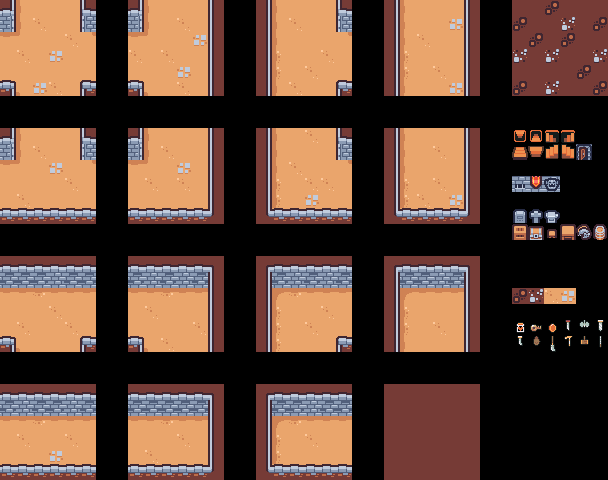

Below is a game level as drawn by its tile map, then a one-line description and the .tmx that defines it (tile-layer data replaced by summaries):
An orthogonal 38x30 tile map with 16x16 px tiles, 7 tile layers (floor, floor_decors, items, walls, ...), 1 hidden layer not drawn, 3 tilesets and 5 objects (Return, Stairs, start, Entry, Re-Entry).

<map version="1.10" tiledversion="1.11.0" orientation="orthogonal" renderorder="right-down" width="38" height="30" tilewidth="16" tileheight="16" infinite="0" nextlayerid="13" nextobjectid="6">
 <editorsettings>
  <export format="tmx" />
 </editorsettings>
 <properties>
  <property name="outdoor" type="bool" value="false" />
  <property name="particles" value="n/a" />
 </properties>
 <tileset firstgid="1" source="../NinjaAdventure/maps/tilesets/Maze.tsx" />
 <tileset firstgid="133" source="../NinjaAdventure/maps/Element.tsx" />
 <tileset firstgid="373" source="../NinjaAdventure/items/items.tsx" />
 <layer id="3" name="background" width="38" height="30" visible="0">
  <data>[1140 cells, 1140 non-empty, 3 distinct tile ids]</data>
 </layer>
 <layer id="4" name="floor" width="38" height="30">
  <data>[1140 cells, 324 non-empty, 7 distinct tile ids]</data>
 </layer>
 <layer id="8" name="floor_decors" width="38" height="30">
  <data>[1140 cells, 13 non-empty, 11 distinct tile ids]</data>
 </layer>
 <layer id="12" name="items" width="38" height="30">
  <data>[1140 cells, 12 non-empty, 12 distinct tile ids]</data>
 </layer>
 <layer id="1" name="walls" width="38" height="30">
  <data>[1140 cells, 288 non-empty, 19 distinct tile ids]</data>
 </layer>
 <layer id="9" name="walls_decors" width="38" height="30">
  <data>[1140 cells, 3 non-empty, 3 distinct tile ids]</data>
 </layer>
 <layer id="10" name="sprites" width="38" height="30">
  <data>[1140 cells, 0 non-empty, 0 distinct tile ids]</data>
 </layer>
 <layer id="2" name="elements" width="38" height="30">
  <data>[1140 cells, 9 non-empty, 9 distinct tile ids]</data>
 </layer>
 <objectgroup id="6" name="interactions">
  <object id="3" name="Return" x="512" y="112" width="16" height="16">
   <properties>
    <property name="entry_point" value="Stairs" />
    <property name="is_maze" type="bool" value="false" />
    <property name="obj_type" value="exit" />
    <property name="to_map" value="Return" />
   </properties>
  </object>
  <object id="4" name="Stairs" x="528" y="112" width="16" height="16">
   <properties>
    <property name="entry_point" value="Entry" />
    <property name="is_maze" type="bool" value="true" />
    <property name="maze_cols" type="int" value="10" />
    <property name="maze_rows" type="int" value="7" />
    <property name="obj_type" value="exit" />
    <property name="return_entry_point" value="0" />
    <property name="to_map" value="Maze_02" />
   </properties>
  </object>
 </objectgroup>
 <objectgroup id="5" name="entry_points">
  <object id="1" name="start" x="176" y="176">
   <point />
  </object>
  <object id="2" name="Entry" x="552" y="120">
   <point />
  </object>
  <object id="5" name="Re-Entry" x="568" y="120">
   <point />
  </object>
 </objectgroup>
 <objectgroup id="7" name="waypoints" />
 <objectgroup id="11" name="spawn_points" />
</map>
